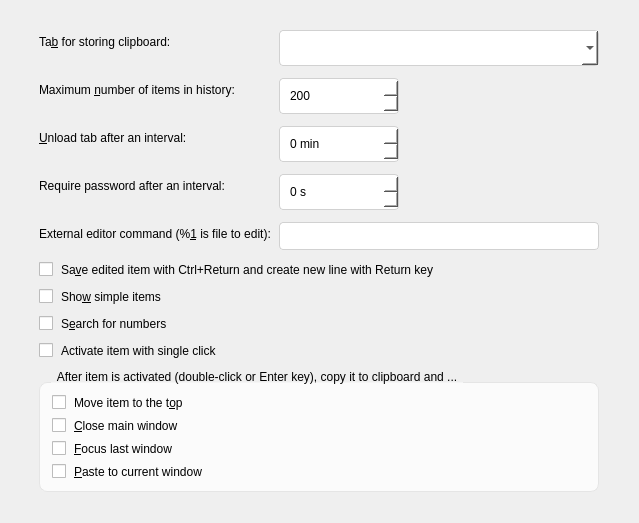
<?xml version="1.0" encoding="UTF-8"?>
<ui version="4.0">
 <class>ConfigTabHistory</class>
 <widget class="QScrollArea" name="ConfigTabHistory">
  <property name="geometry">
   <rect>
    <x>0</x>
    <y>0</y>
    <width>639</width>
    <height>523</height>
   </rect>
  </property>
  <property name="styleSheet">
   <string notr="true">QScrollArea#ConfigTabHistory { background-color: #F3F3F3; border: none; }
QDialog { background-color: #F3F3F3; }
QPushButton { border-radius: 4px; padding: 5px 12px; min-height: 24px; border: 1px solid #E5E5E5; background-color: #FBFBFB; }
QLineEdit, QTextEdit, QPlainTextEdit, QSpinBox, QDoubleSpinBox { border-radius: 4px; border: 1px solid #D1D1D1; padding: 5px 8px; background-color: #FFFFFF; }
QComboBox { border-radius: 4px; border: 1px solid #D1D1D1; padding: 5px 8px; min-height: 24px; background-color: #FFFFFF; }
QCheckBox, QRadioButton { spacing: 8px; }
QGroupBox { border-radius: 8px; border: 1px solid #E5E5E5; margin-top: 12px; padding: 12px; background-color: #FBFBFB; }
QListWidget, QTreeWidget, QTableWidget { border-radius: 8px; border: 1px solid #E5E5E5; }
QTabWidget::pane { border: 1px solid #E5E5E5; border-radius: 8px; }
QTabBar::tab { border-radius: 4px; padding: 6px 16px; margin-right: 4px; }
QTabBar::tab:selected { background-color: #0078D4; color: #FFFFFF; }
QScrollBar { border: none; background: transparent; width: 8px; height: 8px; margin: 0; }
QScrollBar::handle { background: #C0C0C0; border-radius: 4px; min-height: 24px; }
QScrollBar::handle:hover { background: #A0A0A0; }
QScrollBar::add-line, QScrollBar::sub-line { border: none; background: none; width: 0px; height: 0px; }
QScrollBar::add-page, QScrollBar::sub-page { background: none; }
QMenu { border-radius: 8px; border: 1px solid #E5E5E5; padding: 4px; }</string>
  </property>
  <property name="frameShape">
   <enum>QFrame::NoFrame</enum>
  </property>
  <property name="widgetResizable">
   <bool>true</bool>
  </property>
  <widget class="QWidget" name="scrollAreaWidgetContents_2">
   <property name="geometry">
    <rect>
     <x>0</x>
     <y>0</y>
     <width>639</width>
     <height>523</height>
    </rect>
   </property>
   <layout class="QHBoxLayout" name="horizontalLayout_16">
    <property name="spacing">
     <number>8</number>
    </property>
    <property name="leftMargin">
     <number>12</number>
    </property>
    <property name="topMargin">
     <number>12</number>
    </property>
    <property name="rightMargin">
     <number>12</number>
    </property>
    <property name="bottomMargin">
     <number>12</number>
    </property>
    <item>
     <spacer name="horizontalSpacer_14">
      <property name="orientation">
       <enum>Qt::Horizontal</enum>
      </property>
      <property name="sizeHint" stdset="0">
       <size>
        <width>40</width>
        <height>20</height>
       </size>
      </property>
     </spacer>
    </item>
    <item>
     <layout class="QVBoxLayout" name="verticalLayout_11">
      <property name="spacing">
       <number>12</number>
      </property>
      <property name="leftMargin">
       <number>0</number>
      </property>
      <property name="topMargin">
       <number>0</number>
      </property>
      <property name="rightMargin">
       <number>0</number>
      </property>
      <property name="bottomMargin">
       <number>0</number>
      </property>
      <item>
       <spacer name="verticalSpacer_5">
        <property name="orientation">
         <enum>Qt::Vertical</enum>
        </property>
        <property name="sizeHint" stdset="0">
         <size>
          <width>20</width>
          <height>40</height>
         </size>
        </property>
       </spacer>
      </item>
      <item>
       <layout class="QFormLayout" name="formLayout_2">
        <property name="spacing">
         <number>8</number>
        </property>
        <property name="verticalSpacing">
         <number>12</number>
        </property>
        <property name="horizontalSpacing">
         <number>8</number>
        </property>
        <property name="leftMargin">
         <number>0</number>
        </property>
        <property name="topMargin">
         <number>0</number>
        </property>
        <property name="rightMargin">
         <number>0</number>
        </property>
        <property name="bottomMargin">
         <number>0</number>
        </property>
        <property name="fieldGrowthPolicy">
         <enum>QFormLayout::AllNonFixedFieldsGrow</enum>
        </property>
        <item row="1" column="0">
         <widget class="QLabel" name="label_4">
          <property name="text">
           <string>Maximum &amp;number of items in history:</string>
          </property>
          <property name="buddy">
           <cstring>spinBoxItems</cstring>
          </property>
         </widget>
        </item>
        <item row="1" column="1">
         <layout class="QHBoxLayout" name="horizontalLayout_7">
          <property name="spacing">
           <number>8</number>
          </property>
          <property name="leftMargin">
           <number>0</number>
          </property>
          <property name="topMargin">
           <number>0</number>
          </property>
          <property name="rightMargin">
           <number>0</number>
          </property>
          <property name="bottomMargin">
           <number>0</number>
          </property>
          <item>
           <widget class="QSpinBox" name="spinBoxItems">
            <property name="styleSheet">
             <string notr="true">QSpinBox { border-radius: 4px; border: 1px solid #D1D1D1; padding: 5px 8px; background-color: #FFFFFF; min-height: 24px; }</string>
            </property>
            <property name="minimumSize">
             <size>
              <width>120</width>
              <height>0</height>
             </size>
            </property>
            <property name="toolTip">
             <string>Maximum number of items in each tab</string>
            </property>
            <property name="maximum">
             <number>100000</number>
            </property>
            <property name="value">
             <number>200</number>
            </property>
           </widget>
          </item>
          <item>
           <spacer name="horizontalSpacer_4">
            <property name="orientation">
             <enum>Qt::Horizontal</enum>
            </property>
            <property name="sizeHint" stdset="0">
             <size>
              <width>40</width>
              <height>20</height>
             </size>
            </property>
           </spacer>
          </item>
         </layout>
        </item>
        <item row="2" column="0">
         <widget class="QLabel" name="label_3">
          <property name="text">
           <string>&amp;Unload tab after an interval:</string>
          </property>
          <property name="buddy">
           <cstring>spinBoxExpireTab</cstring>
          </property>
         </widget>
        </item>
        <item row="2" column="1">
         <layout class="QHBoxLayout" name="horizontalLayout_2">
          <property name="spacing">
           <number>8</number>
          </property>
          <property name="leftMargin">
           <number>0</number>
          </property>
          <property name="topMargin">
           <number>0</number>
          </property>
          <property name="rightMargin">
           <number>0</number>
          </property>
          <property name="bottomMargin">
           <number>0</number>
          </property>
          <item>
           <widget class="QSpinBox" name="spinBoxExpireTab">
            <property name="styleSheet">
             <string notr="true">QSpinBox { border-radius: 4px; border: 1px solid #D1D1D1; padding: 5px 8px; background-color: #FFFFFF; min-height: 24px; }</string>
            </property>
            <property name="minimumSize">
             <size>
              <width>120</width>
              <height>0</height>
             </size>
            </property>
            <property name="toolTip">
             <string>Unload each tab from memory after specified number of minutes of inactivity.

Set to 0 not to unload tabs.</string>
            </property>
            <property name="suffix">
             <string notr="true"> min</string>
            </property>
            <property name="maximum">
             <number>480</number>
            </property>
           </widget>
          </item>
          <item>
           <spacer name="horizontalSpacer">
            <property name="orientation">
             <enum>Qt::Horizontal</enum>
            </property>
            <property name="sizeHint" stdset="0">
             <size>
              <width>40</width>
              <height>20</height>
             </size>
            </property>
           </spacer>
          </item>
         </layout>
        </item>
        <item row="3" column="0">
         <widget class="QLabel" name="labelEncryptedExpireSeconds">
          <property name="text">
           <string>Require password after an interval:</string>
          </property>
          <property name="buddy">
           <cstring>spinBoxExpireEncryptedTabSeconds</cstring>
          </property>
         </widget>
        </item>
        <item row="3" column="1">
         <layout class="QHBoxLayout" name="horizontalLayoutEncryptedExpireSeconds">
          <property name="spacing">
           <number>8</number>
          </property>
          <property name="leftMargin">
           <number>0</number>
          </property>
          <property name="topMargin">
           <number>0</number>
          </property>
          <property name="rightMargin">
           <number>0</number>
          </property>
          <property name="bottomMargin">
           <number>0</number>
          </property>
          <item>
           <widget class="QSpinBox" name="spinBoxExpireEncryptedTabSeconds">
            <property name="styleSheet">
             <string notr="true">QSpinBox { border-radius: 4px; border: 1px solid #D1D1D1; padding: 5px 8px; background-color: #FFFFFF; min-height: 24px; }</string>
            </property>
            <property name="minimumSize">
             <size>
              <width>120</width>
              <height>0</height>
             </size>
            </property>
            <property name="toolTip">
             <string>Timeout in seconds for encrypted tabs to require password again.

Set to 0 to disable globally.</string>
            </property>
            <property name="suffix">
             <string notr="true"> s</string>
            </property>
            <property name="maximum">
             <number>999999</number>
            </property>
           </widget>
          </item>
          <item>
           <spacer name="horizontalSpacerEncryptedExpireSeconds">
            <property name="orientation">
             <enum>Qt::Horizontal</enum>
            </property>
            <property name="sizeHint" stdset="0">
             <size>
              <width>40</width>
              <height>20</height>
             </size>
            </property>
           </spacer>
          </item>
         </layout>
        </item>
        <item row="4" column="0">
         <widget class="QLabel" name="label_6">
          <property name="text">
           <string>External editor command (%&amp;1 is file to edit):</string>
          </property>
          <property name="buddy">
           <cstring>lineEditEditor</cstring>
          </property>
         </widget>
        </item>
        <item row="4" column="1">
         <widget class="QLineEdit" name="lineEditEditor">
          <property name="styleSheet">
           <string notr="true">QLineEdit { border-radius: 4px; border: 1px solid #D1D1D1; padding: 5px 8px; background-color: #FFFFFF; }</string>
          </property>
          <property name="minimumSize">
           <size>
            <width>320</width>
            <height>0</height>
           </size>
          </property>
          <property name="toolTip">
           <string>External editor command (%1 is file to edit).
  Examples:
    gedit %1
    notepad %1
    gvim -f %1
    xterm -e vim %1</string>
          </property>
          <property name="text">
           <string/>
          </property>
         </widget>
        </item>
        <item row="0" column="0">
         <widget class="QLabel" name="label_2">
          <property name="text">
           <string>Ta&amp;b for storing clipboard:</string>
          </property>
          <property name="buddy">
           <cstring>comboBoxClipboardTab</cstring>
          </property>
         </widget>
        </item>
        <item row="0" column="1">
         <widget class="QComboBox" name="comboBoxClipboardTab">
          <property name="styleSheet">
           <string notr="true">QComboBox { border-radius: 4px; border: 1px solid #D1D1D1; padding: 5px 8px; min-height: 24px; background-color: #FFFFFF; }</string>
          </property>
          <property name="minimumSize">
           <size>
            <width>240</width>
            <height>0</height>
           </size>
          </property>
          <property name="toolTip">
           <string>Name of tab that will automatically store new clipboard content.

Leave empty to disable automatic storing.</string>
          </property>
          <property name="editable">
           <bool>true</bool>
          </property>
         </widget>
        </item>
       </layout>
      </item>
      <item>
       <widget class="QCheckBox" name="checkBoxEditCtrlReturn">
        <property name="styleSheet">
         <string notr="true">QCheckBox { spacing: 8px; }</string>
        </property>
        <property name="toolTip">
         <string>Leave unchecked for Return key to save edited item and Ctrl+Return create new line.

Note: Edited items can be saved with F2 disregarding this option.</string>
        </property>
        <property name="text">
         <string>Sa&amp;ve edited item with Ctrl+Return and create new line with Return key</string>
        </property>
       </widget>
      </item>
      <item>
       <widget class="QCheckBox" name="checkBoxShowSimpleItems">
        <property name="styleSheet">
         <string notr="true">QCheckBox { spacing: 8px; }</string>
        </property>
        <property name="toolTip">
         <string>Show single line description of each item.

Use Item Preview to display whole items.</string>
        </property>
        <property name="text">
         <string>Sho&amp;w simple items</string>
        </property>
       </widget>
      </item>
      <item>
       <widget class="QCheckBox" name="checkBoxNumberSearch">
        <property name="styleSheet">
         <string notr="true">QCheckBox { spacing: 8px; }</string>
        </property>
        <property name="toolTip">
         <string>Enable searching for numbers, otherwise pressing a digit key activates item on that position</string>
        </property>
        <property name="text">
         <string>S&amp;earch for numbers</string>
        </property>
       </widget>
      </item>
      <item>
       <widget class="QCheckBox" name="checkBoxSingleClickActivate">
        <property name="styleSheet">
         <string notr="true">QCheckBox { spacing: 8px; }</string>
        </property>
        <property name="toolTip">
         <string/>
        </property>
        <property name="text">
         <string>Activate item with single click</string>
        </property>
       </widget>
      </item>
      <item>
       <widget class="QGroupBox" name="groupBox_3">
        <property name="styleSheet">
         <string notr="true">QGroupBox { border-radius: 8px; border: 1px solid #E5E5E5; margin-top: 12px; padding: 12px; background-color: #FBFBFB; }
QGroupBox::title { subcontrol-origin: margin; subcontrol-position: top left; left: 12px; padding: 0px 4px; }</string>
        </property>
        <property name="title">
         <string>After item is activated (double-click or Enter key), copy it to clipboard and ...</string>
        </property>
        <layout class="QVBoxLayout" name="verticalLayout_8">
         <property name="spacing">
          <number>8</number>
         </property>
         <property name="leftMargin">
          <number>0</number>
         </property>
         <property name="topMargin">
          <number>0</number>
         </property>
         <property name="rightMargin">
          <number>0</number>
         </property>
         <property name="bottomMargin">
          <number>0</number>
         </property>
         <item>
          <widget class="QCheckBox" name="checkBoxMove">
           <property name="styleSheet">
            <string notr="true">QCheckBox { spacing: 8px; }</string>
           </property>
           <property name="toolTip">
            <string>Move item to the top of the list after it is activated</string>
           </property>
           <property name="text">
            <string>Move item to the t&amp;op</string>
           </property>
          </widget>
         </item>
         <item>
          <widget class="QCheckBox" name="checkBoxActivateCloses">
           <property name="styleSheet">
            <string notr="true">QCheckBox { spacing: 8px; }</string>
           </property>
           <property name="toolTip">
            <string>Close main window after item is activated</string>
           </property>
           <property name="text">
            <string>&amp;Close main window</string>
           </property>
          </widget>
         </item>
         <item>
          <widget class="QCheckBox" name="checkBoxActivateFocuses">
           <property name="styleSheet">
            <string notr="true">QCheckBox { spacing: 8px; }</string>
           </property>
           <property name="toolTip">
            <string>Focus last window after item is activated</string>
           </property>
           <property name="text">
            <string>&amp;Focus last window</string>
           </property>
          </widget>
         </item>
         <item>
          <widget class="QCheckBox" name="checkBoxActivatePastes">
           <property name="styleSheet">
            <string notr="true">QCheckBox { spacing: 8px; }</string>
           </property>
           <property name="toolTip">
            <string>Paste to current window after item is activated</string>
           </property>
           <property name="text">
            <string>&amp;Paste to current window</string>
           </property>
          </widget>
         </item>
        </layout>
       </widget>
      </item>
      <item>
       <spacer name="verticalSpacer_6">
        <property name="orientation">
         <enum>Qt::Vertical</enum>
        </property>
        <property name="sizeHint" stdset="0">
         <size>
          <width>20</width>
          <height>40</height>
         </size>
        </property>
       </spacer>
      </item>
     </layout>
    </item>
    <item>
     <spacer name="horizontalSpacer_5">
      <property name="orientation">
       <enum>Qt::Horizontal</enum>
      </property>
      <property name="sizeHint" stdset="0">
       <size>
        <width>40</width>
        <height>20</height>
       </size>
      </property>
     </spacer>
    </item>
   </layout>
  </widget>
 </widget>
 <tabstops>
  <tabstop>comboBoxClipboardTab</tabstop>
  <tabstop>spinBoxItems</tabstop>
  <tabstop>spinBoxExpireTab</tabstop>
  <tabstop>spinBoxExpireEncryptedTabSeconds</tabstop>
  <tabstop>lineEditEditor</tabstop>
  <tabstop>checkBoxEditCtrlReturn</tabstop>
  <tabstop>checkBoxShowSimpleItems</tabstop>
  <tabstop>checkBoxNumberSearch</tabstop>
  <tabstop>checkBoxSingleClickActivate</tabstop>
  <tabstop>checkBoxMove</tabstop>
  <tabstop>checkBoxActivateCloses</tabstop>
  <tabstop>checkBoxActivateFocuses</tabstop>
  <tabstop>checkBoxActivatePastes</tabstop>
 </tabstops>
 <resources/>
 <connections/>
</ui>
